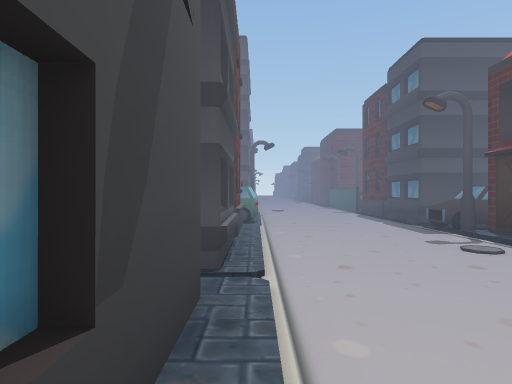
View 1 (above)

19 first-person views from a walk through a Unity game level. The camera is 1.5 m above the floor, looks level and sees 75° across. The floor is counted in squares, 2 m on a side. Each view is taken from the middle of a square. On the plan, view 1 faces up. The plan holds only what a view shows up to about 11 squares ahead; the rest is blank. The place goes on beyond the plan. Some animated figures are left out.

View 2
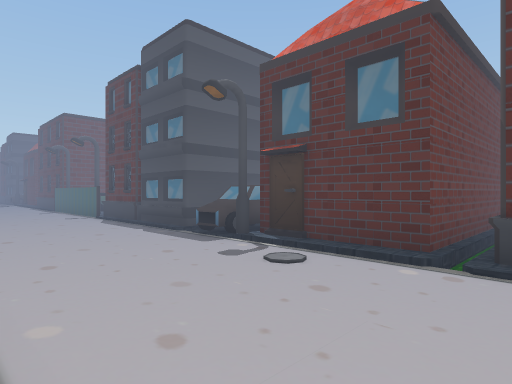

View 3
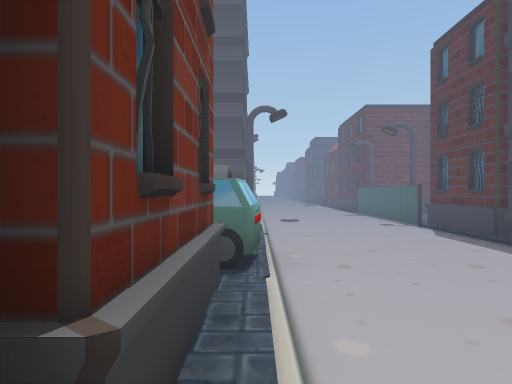

View 4
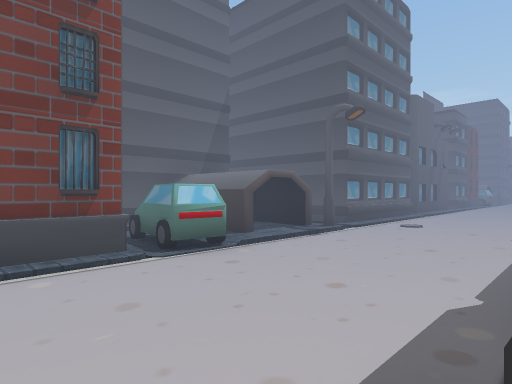

View 5
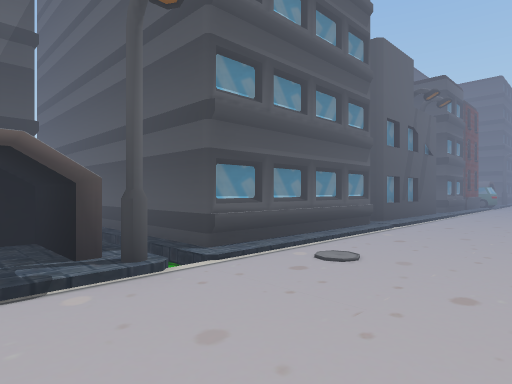

View 6
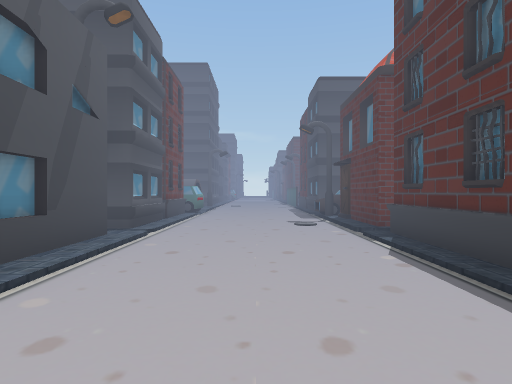

View 7
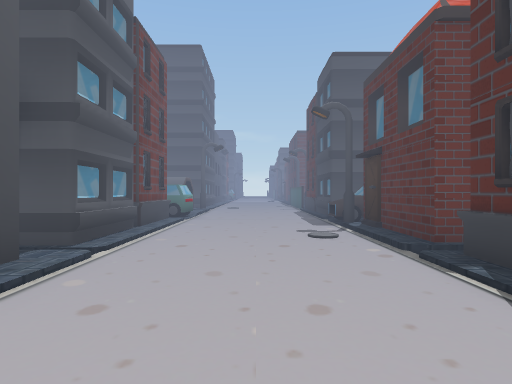

View 8
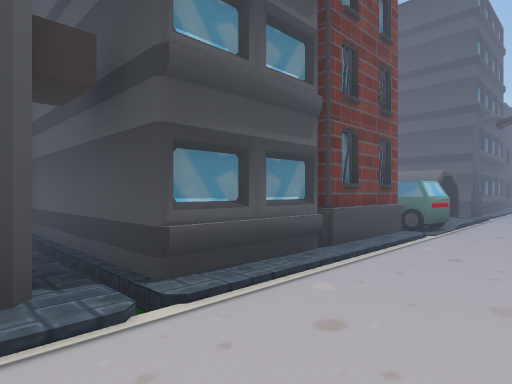

View 9
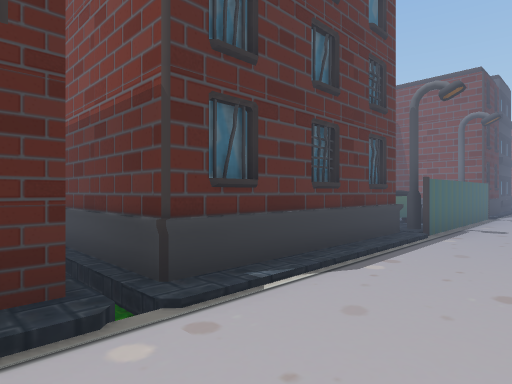

View 10
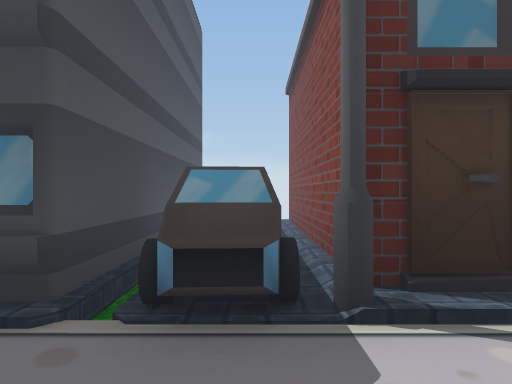

View 11
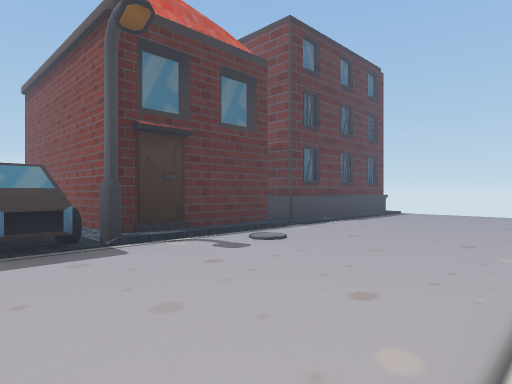

View 12
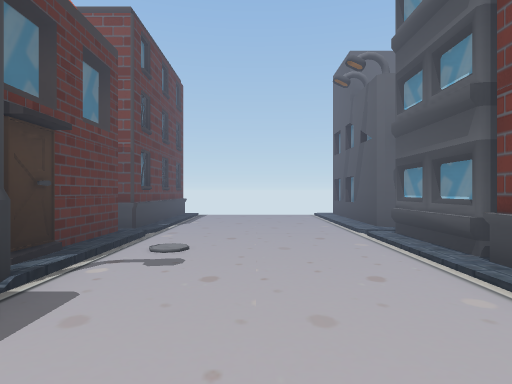

View 13
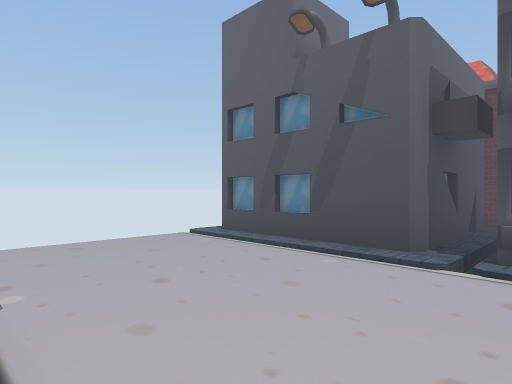

View 14
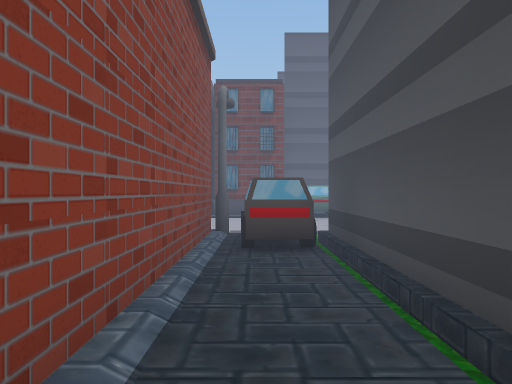

View 15
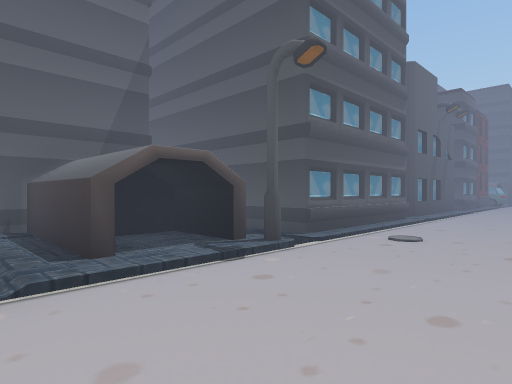

View 16
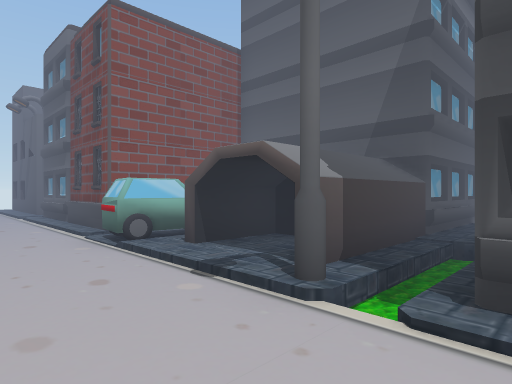

View 17
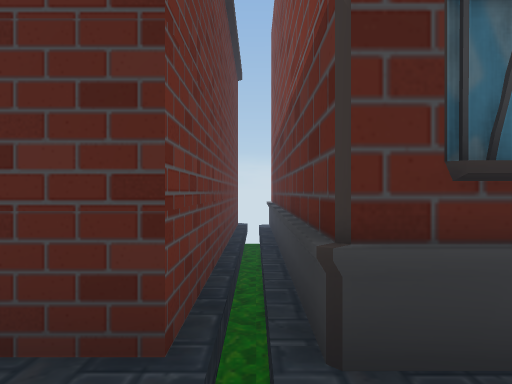

View 18
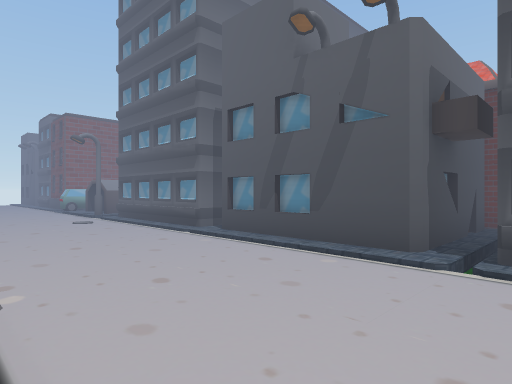

View 19
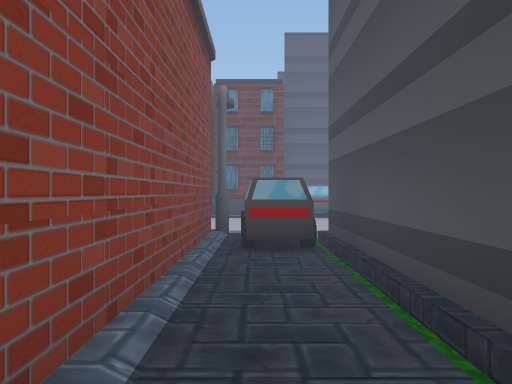

### Floor plan
Key: @ floor where view 1 was taken; # wall or solid block; . main floor; : floor 0.25 m higher than the main floor; - floor 0.25 m lower than the main floor; / step, stairs or slope; = window, fence, low wall or low ledge; ^ raised ledge.
Columns run from 4 left of view 1 to 10 right of it. Each row starts with its distance up from view 1.
 29    ##...#####
 28    #/.../-///
 27    #/...^#:::::
 26    #/.../#####
 25    #/.../####
 24 ####/.../#####
 23 #////.../----##
 22 ####/.../#####
 21    #/.../#
 20    #/.../#
 19    #/...##
 18    #/...#
 17    #/...#
 16    #/...#
 15    #/...#
 14 ####/...#
 13 /////...#
 12 ####/...#
 11  ##:/...#
 10   ##/...#
  9   =##...#####
  8    #/.../-///
  7    #/...^#:::::
  6    #/.../#####
  5    #/.../####
  4    #/.../####
  3 #////.../---
  2 ####/.../#
  1    #/.../#
  0    #@.../#
 -1    #/.../#
 -2          #

Positions as (right, up) in squares from view 1, and headings:
1: (0, 0), facing up
2: (0, 2), facing up-right
3: (0, 5), facing up
4: (4, 6), facing up-left
5: (3, 11), facing up-left
6: (2, 17), facing up
7: (2, 19), facing up
8: (2, 22), facing up-left
9: (2, 24), facing down-right
10: (2, 27), facing right
11: (0, 8), facing down-right
12: (2, 9), facing down
13: (4, 4), facing down-left
14: (10, 7), facing left
15: (3, 9), facing up-left
16: (2, 14), facing down-left
17: (3, 23), facing right
18: (4, 24), facing down-left
19: (10, 27), facing left
